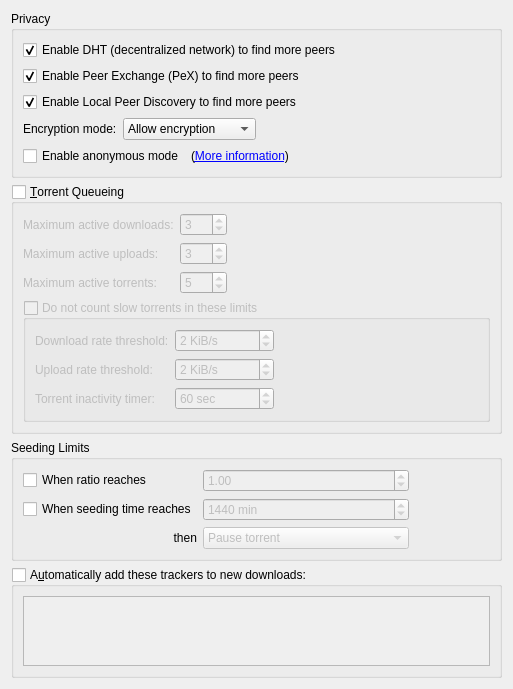
          <widget class="QWidget" name="scrollAreaWidgetContents_4">
           <property name="geometry">
            <rect>
             <x>0</x>
             <y>0</y>
             <width>513</width>
             <height>679</height>
            </rect>
           </property>
           <layout class="QVBoxLayout" name="verticalLayout_7">
            <item>
             <widget class="QGroupBox" name="AddBTFeaturesBox">
              <property name="title">
               <string>Privacy</string>
              </property>
              <layout class="QVBoxLayout" name="verticalLayout_14">
               <item>
                <widget class="QCheckBox" name="checkDHT">
                 <property name="text">
                  <string>Enable DHT (decentralized network) to find more peers</string>
                 </property>
                 <property name="checked">
                  <bool>true</bool>
                 </property>
                </widget>
               </item>
               <item>
                <widget class="QCheckBox" name="checkPeX">
                 <property name="toolTip">
                  <string>Exchange peers with compatible Bittorrent clients (µTorrent, Vuze, ...)</string>
                 </property>
                 <property name="text">
                  <string>Enable Peer Exchange (PeX) to find more peers</string>
                 </property>
                 <property name="checked">
                  <bool>true</bool>
                 </property>
                </widget>
               </item>
               <item>
                <widget class="QCheckBox" name="checkLSD">
                 <property name="toolTip">
                  <string>Look for peers on your local network</string>
                 </property>
                 <property name="text">
                  <string>Enable Local Peer Discovery to find more peers</string>
                 </property>
                 <property name="checked">
                  <bool>true</bool>
                 </property>
                </widget>
               </item>
               <item>
                <layout class="QHBoxLayout">
                 <item>
                  <widget class="QLabel" name="lbl_encryption">
                   <property name="text">
                    <string>Encryption mode:</string>
                   </property>
                  </widget>
                 </item>
                 <item>
                  <widget class="QComboBox" name="comboEncryption">
                   <item>
                    <property name="text">
                     <string>Allow encryption</string>
                    </property>
                   </item>
                   <item>
                    <property name="text">
                     <string>Require encryption</string>
                    </property>
                   </item>
                   <item>
                    <property name="text">
                     <string>Disable encryption</string>
                    </property>
                   </item>
                  </widget>
                 </item>
                 <item>
                  <spacer>
                   <property name="orientation">
                    <enum>Qt::Horizontal</enum>
                   </property>
                   <property name="sizeHint" stdset="0">
                    <size>
                     <width>40</width>
                     <height>20</height>
                    </size>
                   </property>
                  </spacer>
                 </item>
                </layout>
               </item>
               <item>
                <layout class="QHBoxLayout" name="horizontalLayout_6">
                 <item>
                  <widget class="QCheckBox" name="checkAnonymousMode">
                   <property name="toolTip">
                    <string>Enable when using a proxy or a VPN connection</string>
                   </property>
                   <property name="text">
                    <string>Enable anonymous mode</string>
                   </property>
                  </widget>
                 </item>
                 <item>
                  <widget class="QLabel" name="label_anonymous">
                   <property name="text">
                    <string>(&lt;a href=&quot;https://github.com/qbittorrent/qBittorrent/wiki/Anonymous-Mode&quot;&gt;More information&lt;/a&gt;)</string>
                   </property>
                   <property name="openExternalLinks">
                    <bool>true</bool>
                   </property>
                  </widget>
                 </item>
                 <item>
                  <spacer name="horizontalSpacer_14">
                   <property name="orientation">
                    <enum>Qt::Horizontal</enum>
                   </property>
                   <property name="sizeHint" stdset="0">
                    <size>
                     <width>40</width>
                     <height>20</height>
                    </size>
                   </property>
                  </spacer>
                 </item>
                </layout>
               </item>
              </layout>
             </widget>
            </item>
            <item>
             <widget class="QGroupBox" name="checkEnableQueueing">
              <property name="title">
               <string>&amp;Torrent Queueing</string>
              </property>
              <property name="checkable">
               <bool>true</bool>
              </property>
              <property name="checked">
               <bool>false</bool>
              </property>
              <layout class="QGridLayout" name="gridLayout_2">
               <item row="0" column="0">
                <widget class="QLabel" name="label_max_active_dl">
                 <property name="text">
                  <string>Maximum active downloads:</string>
                 </property>
                </widget>
               </item>
               <item row="0" column="1">
                <widget class="QSpinBox" name="spinMaxActiveDownloads">
                 <property name="minimum">
                  <number>-1</number>
                 </property>
                 <property name="maximum">
                  <number>999</number>
                 </property>
                 <property name="value">
                  <number>3</number>
                 </property>
                </widget>
               </item>
               <item row="1" column="0">
                <widget class="QLabel" name="label_max_active_up">
                 <property name="text">
                  <string>Maximum active uploads:</string>
                 </property>
                </widget>
               </item>
               <item row="1" column="1">
                <widget class="QSpinBox" name="spinMaxActiveUploads">
                 <property name="minimum">
                  <number>-1</number>
                 </property>
                 <property name="maximum">
                  <number>999</number>
                 </property>
                 <property name="value">
                  <number>3</number>
                 </property>
                </widget>
               </item>
               <item row="2" column="0">
                <widget class="QLabel" name="maxActiveTorrents_lbl">
                 <property name="text">
                  <string>Maximum active torrents:</string>
                 </property>
                </widget>
               </item>
               <item row="2" column="1">
                <widget class="QSpinBox" name="spinMaxActiveTorrents">
                 <property name="minimum">
                  <number>-1</number>
                 </property>
                 <property name="maximum">
                  <number>999</number>
                 </property>
                 <property name="value">
                  <number>5</number>
                 </property>
                </widget>
               </item>
               <item row="0" column="2">
                <spacer name="horizontalSpacer_7">
                 <property name="orientation">
                  <enum>Qt::Horizontal</enum>
                 </property>
                 <property name="sizeHint" stdset="0">
                  <size>
                   <width>40</width>
                   <height>20</height>
                  </size>
                 </property>
                </spacer>
               </item>
               <item row="3" column="0" colspan="3">
                <widget class="QGroupBox" name="checkIgnoreSlowTorrentsForQueueing">
                 <property name="title">
                  <string>Do not count slow torrents in these limits</string>
                 </property>
                 <property name="checkable">
                  <bool>true</bool>
                 </property>
                 <property name="checked">
                  <bool>false</bool>
                 </property>
                 <layout class="QGridLayout" name="gridLayout_13">
                  <item row="0" column="1">
                   <widget class="QSpinBox" name="spinDownloadRateForSlowTorrents">
                    <property name="suffix">
                     <string> KiB/s</string>
                    </property>
                    <property name="maximum">
                     <number>2000000</number>
                    </property>
                    <property name="value">
                     <number>2</number>
                    </property>
                   </widget>
                  </item>
                  <item row="1" column="1">
                   <widget class="QSpinBox" name="spinUploadRateForSlowTorrents">
                    <property name="suffix">
                     <string> KiB/s</string>
                    </property>
                    <property name="maximum">
                     <number>2000000</number>
                    </property>
                    <property name="value">
                     <number>2</number>
                    </property>
                   </widget>
                  </item>
                  <item row="1" column="0">
                   <widget class="QLabel" name="labelUploadRateForSlowTorrents">
                    <property name="text">
                     <string>Upload rate threshold:</string>
                    </property>
                   </widget>
                  </item>
                  <item row="0" column="0">
                   <widget class="QLabel" name="labelDownloadRateForSlowTorrents">
                    <property name="text">
                     <string>Download rate threshold:</string>
                    </property>
                   </widget>
                  </item>
                  <item row="0" column="2">
                   <spacer name="horizontalSpacer_9">
                    <property name="orientation">
                     <enum>Qt::Horizontal</enum>
                    </property>
                    <property name="sizeHint" stdset="0">
                     <size>
                      <width>40</width>
                      <height>20</height>
                     </size>
                    </property>
                   </spacer>
                  </item>
                  <item row="2" column="1">
                   <widget class="QSpinBox" name="spinSlowTorrentsInactivityTimer">
                    <property name="suffix">
                     <string extracomment="seconds"> sec</string>
                    </property>
                    <property name="minimum">
                     <number>1</number>
                    </property>
                    <property name="maximum">
                     <number>999999</number>
                    </property>
                    <property name="value">
                     <number>60</number>
                    </property>
                   </widget>
                  </item>
                  <item row="2" column="0">
                   <widget class="QLabel" name="labelSlowTorrentInactivityTimer">
                    <property name="text">
                     <string>Torrent inactivity timer:</string>
                    </property>
                   </widget>
                  </item>
                 </layout>
                </widget>
               </item>
              </layout>
             </widget>
            </item>
            <item>
             <widget class="QGroupBox" name="seedingLimitsBox">
              <property name="title">
               <string>Seeding Limits</string>
              </property>
              <layout class="QGridLayout" name="gridLayout_91">
               <item row="2" column="1">
                <widget class="QSpinBox" name="spinMaxSeedingMinutes">
                 <property name="enabled">
                  <bool>false</bool>
                 </property>
                 <property name="suffix">
                  <string extracomment="minutes"> min</string>
                 </property>
                 <property name="maximum">
                  <number>9999999</number>
                 </property>
                 <property name="value">
                  <number>1440</number>
                 </property>
                </widget>
               </item>
               <item row="2" column="0">
                <widget class="QCheckBox" name="checkMaxSeedingMinutes">
                 <property name="text">
                  <string>When seeding time reaches</string>
                 </property>
                </widget>
               </item>
               <item row="3" column="0">
                <widget class="QLabel" name="label">
                 <property name="text">
                  <string>then</string>
                 </property>
                 <property name="alignment">
                  <set>Qt::AlignRight|Qt::AlignTrailing|Qt::AlignVCenter</set>
                 </property>
                </widget>
               </item>
               <item row="3" column="1">
                <widget class="QComboBox" name="comboRatioLimitAct">
                 <property name="enabled">
                  <bool>false</bool>
                 </property>
                 <item>
                  <property name="text">
                   <string>Pause torrent</string>
                  </property>
                 </item>
                 <item>
                  <property name="text">
                   <string>Remove torrent</string>
                  </property>
                 </item>
                 <item>
                  <property name="text">
                   <string>Remove torrent and its files</string>
                  </property>
                 </item>
                 <item>
                  <property name="text">
                   <string>Enable super seeding for torrent</string>
                  </property>
                 </item>
                </widget>
               </item>
               <item row="1" column="0">
                <widget class="QCheckBox" name="checkMaxRatio">
                 <property name="text">
                  <string>When ratio reaches</string>
                 </property>
                </widget>
               </item>
               <item row="1" column="1">
                <widget class="QDoubleSpinBox" name="spinMaxRatio">
                 <property name="enabled">
                  <bool>false</bool>
                 </property>
                 <property name="maximum">
                  <double>9998.000000000000000</double>
                 </property>
                 <property name="singleStep">
                  <double>0.050000000000000</double>
                 </property>
                 <property name="value">
                  <double>1.000000000000000</double>
                 </property>
                </widget>
               </item>
               <item row="1" column="2">
                <spacer name="horizontalSpacer_2">
                 <property name="orientation">
                  <enum>Qt::Horizontal</enum>
                 </property>
                 <property name="sizeHint" stdset="0">
                  <size>
                   <width>40</width>
                   <height>20</height>
                  </size>
                 </property>
                </spacer>
               </item>
              </layout>
             </widget>
            </item>
            <item>
             <widget class="QGroupBox" name="checkEnableAddTrackers">
              <property name="title">
               <string>A&amp;utomatically add these trackers to new downloads:</string>
              </property>
              <property name="checkable">
               <bool>true</bool>
              </property>
              <property name="checked">
               <bool>false</bool>
              </property>
              <layout class="QGridLayout" name="gridLayout_16">
               <item row="0" column="0">
                <widget class="QPlainTextEdit" name="textTrackers">
                 <property name="enabled">
                  <bool>true</bool>
                 </property>
                 <property name="focusPolicy">
                  <enum>Qt::StrongFocus</enum>
                 </property>
                </widget>
               </item>
              </layout>
             </widget>
            </item>
            <item>
             <spacer name="verticalSpacer_8">
              <property name="orientation">
               <enum>Qt::Vertical</enum>
              </property>
              <property name="sizeHint" stdset="0">
               <size>
                <width>20</width>
                <height>40</height>
               </size>
              </property>
             </spacer>
            </item>
           </layout>
          </widget>
